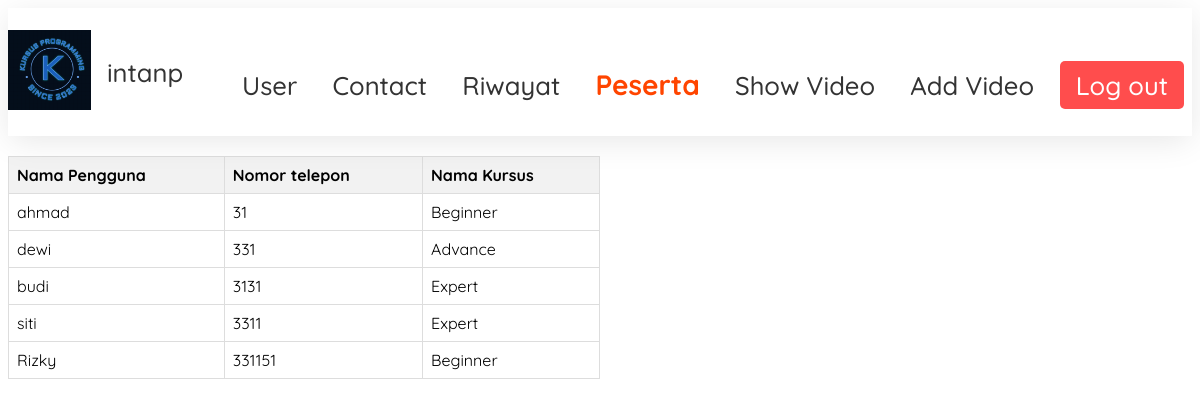
The app's page /admin/peserta.php (signed in) with its own data.
### tables this page shows
CREATE TABLE `peserta` (
  `nomor_telepon` int(11) NOT NULL,
  `nama_pengguna` varchar(255) DEFAULT NULL,
  `id_pengguna` int(11) DEFAULT NULL,
  `id_kursus` int(11) DEFAULT NULL
);

CREATE TABLE `kursus` (
  `id_kursus` int(11) NOT NULL,
  `nama_kursus` varchar(255) DEFAULT NULL,
  `durasi_kursus` int(11) DEFAULT NULL,
  `biaya_kursus` decimal(10,2) DEFAULT NULL,
  `deskripsi_kursus` text DEFAULT NULL
);

### admin/peserta.php (the view, shortened to what this page needs)
<!DOCTYPE html>
<html lang="en">
<head>
    <link rel="stylesheet" href="css/peserta.css">
</head>
<body>
<?php
if (isset($_SESSION['username'])) {
    $username = $_SESSION['username'];
} else {
    header("Location: ../login.php");
    exit();
}
?>
<header id="header">
      <div class="header-content-div">
      <div class="logo-and-username">
            <a href="#home-sec">
                <img src="../img/Screenshot 2024-02-21 214242.png" alt="Company Logo" id="header-img" />
            </a>
            <span id="username"><?php echo $username; ?></span>
        </div>
        <nav id="nav-bar">
            <a href="admin.php" class="nav-link">User</a>
            <a href="comment.php" class="nav-link">Contact</a>
            <a href="bukti_riwayat.php" class="nav-link">Riwayat</a>
            <a href="peserta.php" class="nav-link"  id="active">Peserta</a>
            <a href="show_video.php" class="nav-link">Show Video</a>
            <a href="add_video.php" class="nav-link">Add Video</a>
            <a href="../index.php" class="nav-link" id="log-out">Log out</a>
        </nav>
      </div>
    </header>
<table>
    <thead>
        <tr>
            <th>Nama Pengguna</th>
            <th>Nomor telepon</th>
            <th>Nama Kursus</th>
        </tr>
    </thead>
    <tbody>
    <?php
$servername = "localhost";
$db_username = "root";
$db_password = "";
$dbname = "kursus";
$conn = new mysqli($servername, $db_username, $db_password, $dbname);
            $sql = "SELECT p.nomor_telepon, p.nama_pengguna, k.nama_kursus
                    FROM peserta p
                    INNER JOIN kursus k ON p.id_kursus = k.id_kursus";
            $result = $conn->query($sql);
            if ($result->num_rows > 0) {
                while ($row = $result->fetch_assoc()) {
                    echo "<tr>";
                    echo "<td>" . $row['nama_pengguna'] . "</td>";
                    echo "<td>" . $row['nomor_telepon'] . "</td>";
                    echo "<td>" . $row['nama_kursus'] . "</td>";
                    echo "</tr>";
                }
            } else {
                echo "<tr><td colspan='3'>No data found</td></tr>";
            }
            ?>
    </tbody>
</table>
</body>
</html>

### admin/css/peserta.css (style rules this page uses)
#header { height: max-content; font-family: "Quicksand", sans-serif; width: 100%; background-color: white; padding: 1rem 0; position: sticky; z-index: 99; top: 0; left: 0; box-shadow: 0 6px 31px -2px rgba(0, 0, 0, 0.1); }
.header-content-div { max-width: 95rem; width: auto; margin: 0 auto; display: flex; justify-content: space-between; align-items: center; }
#header-img { height: 5rem; width: auto; }
nav { position: relative; top: 0.8rem; display: flex; align-items: center; font-size: 1.6rem; font-weight: 500; padding: 1.5rem 0; font-family: "Quicksand" sans-serif; }
.nav-link { text-decoration: none; color: #333; margin: 0 0.5rem; padding: 0 0.6rem; transition: border-bottom 0.2s; }
#log-out { background-color: #ff4d4d; color: white; padding: 0.5rem 1rem; border-radius: 5px; transition: background-color 0.3s ease, color 0.3s ease; }
.logo-and-username { display: flex; align-items: center; }
#username { font-size: 1.6rem; font-weight: 500; color: #333; margin-left: 1rem; font-family: "Quicksand", sans-serif; text-align: start; }
table { border-collapse: collapse; width: 50%; margin-top: 20px; font-family: "quicksand", sans-serif; }
th, td { border: 1px solid #dddddd; text-align: left; padding: 8px; }
th { background-color: #f2f2f2; }
#active { color: orangered; font-size: 28px; font-weight: bold; }

### records on screen
peserta: nama_pengguna "ahmad", nomor_telepon "31", id_kursus.nama_kursus "Beginner"
peserta: nama_pengguna "dewi", nomor_telepon "331", id_kursus.nama_kursus "Advance"
peserta: nama_pengguna "budi", nomor_telepon "3131", id_kursus.nama_kursus "Expert"
peserta: nama_pengguna "siti", nomor_telepon "3311", id_kursus.nama_kursus "Expert"
peserta: nama_pengguna "Rizky", nomor_telepon "331151", id_kursus.nama_kursus "Beginner"

### other values on screen
$username "intanp"
